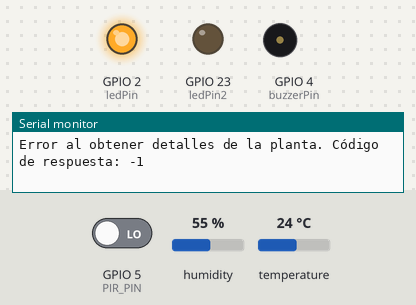
Bench run of a sketch on a simulated ESP32. On the bench: output pins drawn as LEDs (lit = HIGH), buzzer (waves = sounding), the last lines printed to the serial monitor. Inputs (shaded band) come from the test bench; at power-on: GPIO 5 (PIR_PIN) LOW, humidity 55 %, temperature 24 °C. WiFi joins after 1.5 s; servers stay silent unless stated.

Above: at 2.7 s.
2.8 s: GPIO 5 (PIR_PIN) driven HIGH
At 3.5 s:
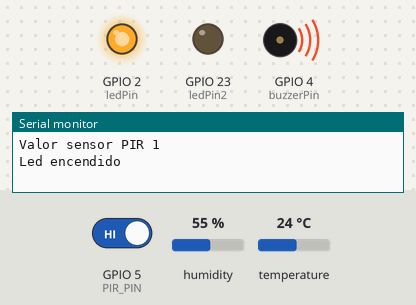
7.8 s: GPIO 5 (PIR_PIN) driven LOW
At 8.3 s:
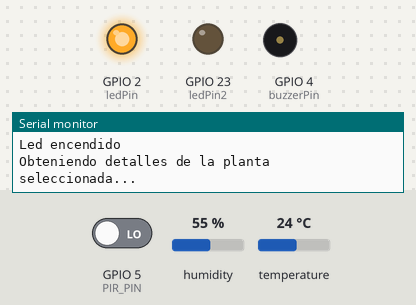
Timing chart, 0 to 10.8 s (numbered marks = the images above; inputs shaded):
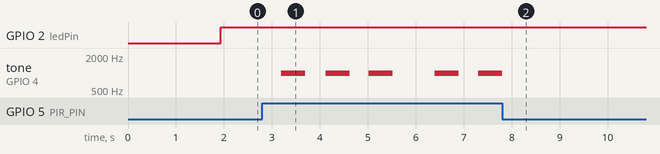

The sketch:

esp32code.ino
```cpp
#include <Arduino.h>

// Librerias para la conexion a WiFi
#include <WiFi.h>

// Librerías para el sensor DHT de temperatura y humedad
#include <Adafruit_Sensor.h>
#include <DHT.h>

// Librerías de Firebase
#include <FirebaseESP32.h>
#include <addons/TokenHelper.h>
#include <addons/RTDBHelper.h>

// Libreías para realizar solicitudes HTTP y parsear JSON
#include <ArduinoJson.h>
#include <HTTPClient.h>

// Define las credenciales WiFi
#define WIFI_SSID "TP-Link_4F18"
#define WIFI_PASSWORD "90729690"

// Define la clave API de Firebase
#define API_KEY "AIzaSyAt5_BrZyNPK2hoLvBXMDjeyAY9pOmNqsY"

// Define la URL de la base de datos en tiempo real de Firebase
#define DATABASE_URL "https://gardensense-cfe37-default-rtdb.firebaseio.com"

// Define el email y la contraseña del usuario registrado en el proyecto
#define USER_EMAIL "svsm03@hotmail.com"
#define USER_PASSWORD "Tec_4_ever"

// Define el PIN para el sensor PIR de movimiento
#define PIR_PIN 5

// Define el PIN donde está conectado el sensor DHT de temperatura
#define DHT_PIN 18
#define DHT_TYPE DHT11

DHT dht(DHT_PIN, DHT_TYPE);

// Define objetos Firebase Data, Firebase Auth y Firebase Config
FirebaseData fbdo;
FirebaseAuth auth;
FirebaseConfig config;

unsigned long sendDataPrevMillis = 0;
unsigned long count = 0;

// Define los PIN para los actuadores
#define ledPin 2
#define buzzerPin 4
#define ledPin2 23

bool regar = false;

// Define la estructura para almacenar los detalles de la planta seleccionada
struct PlantaSeleccionada {
  String nombre;
  int minhum;
  int maxhum;
};

PlantaSeleccionada plantaSeleccionada;

void setup() {
  Serial.begin(115200);

  // Conéctate a Wi-Fi usando las credenciales proporcionadas
  WiFi.begin(WIFI_SSID, WIFI_PASSWORD);
  Serial.print("Conectando a Wi-Fi");
  while (WiFi.status() != WL_CONNECTED) {
    Serial.print(".");
    delay(300);
  }
  Serial.println();
  Serial.print("Conectado con IP: ");
  Serial.println(WiFi.localIP());
  Serial.println();

  // Imprime la versión del cliente Firebase
  Serial.printf("Firebase Client v%s\n\n", FIREBASE_CLIENT_VERSION);

  // Configura las credenciales y la URL de Firebase
  config.api_key = API_KEY;
  auth.user.email = USER_EMAIL;
  auth.user.password = USER_PASSWORD;
  config.database_url = DATABASE_URL;
  config.token_status_callback = tokenStatusCallback;

  // Permite la reconexión automática a Wi-Fi
  Firebase.reconnectNetwork(true);

  // Configura el tamaño del búfer SSL
  fbdo.setBSSLBufferSize(4096, 1024);

  // Inicializa Firebase con la configuración y autenticación
  Firebase.begin(&config, &auth);
  Firebase.setDoubleDigits(5);


  // Configura el PIN del sensor PIR de movimiento y el sensor DHT de temperatura y humedad
  pinMode(PIR_PIN, INPUT);
  dht.begin();


  // Configura los PIN de los actuadores
  pinMode(ledPin, OUTPUT);
  pinMode(buzzerPin, OUTPUT);
  pinMode(ledPin2, OUTPUT);
}

void obtenerDetallesPlanta() {
  // Realiza una solicitud a la API para obtener detalles de la planta seleccionada
  Serial.println("Obteniendo detalles de la planta seleccionada...");

  HTTPClient http;
  http.addHeader("Cache-Control", "no-cache, no-store, must-revalidate");
  http.begin("https://garden-sense-app-production.up.railway.app/plantas/seleccionada/enviar");

  int httpCode = http.GET();

  if (httpCode == HTTP_CODE_OK) {
    // Parsea la respuesta JSON
    DynamicJsonDocument doc(1024);
    deserializeJson(doc, http.getString());

    // Limpia la estructura antes de actualizar
    plantaSeleccionada = PlantaSeleccionada();

    // Obtiene los detalles de la planta seleccionada
    plantaSeleccionada.nombre = doc["nombre"].as<String>();
    plantaSeleccionada.minhum = doc["minhum"];
    plantaSeleccionada.maxhum = doc["maxhum"];
  } else {
    Serial.print("Error al obtener detalles de la planta. Código de respuesta: ");
    Serial.println(httpCode);
  }

  http.end();
}

bool obtenerRiego() {
  // Realiza una solicitud a la API para obtener el estado del riego
  HTTPClient http;
  http.addHeader("Cache-Control", "no-cache, no-store, must-revalidate");
  http.begin("https://garden-sense-app-production.up.railway.app/riego");

  int httpCode = http.GET();

  if (httpCode == HTTP_CODE_OK) {
    String payload = http.getString();
    DynamicJsonDocument doc(1024);
    deserializeJson(doc, payload);

    if (doc.containsKey("riego")) {
      int estadoRiego = doc["riego"];

      // Lógica según el estado de riego obtenido
      if (estadoRiego == 1) {
        // El riego está habilitado
        return true;
      } else if (estadoRiego == 0) {
        // El riego está deshabilitado
        return false;
      } else {
        // Manejar otros casos si es necesario
        Serial.println("Respuesta inesperada del servidor: " + payload);
        return false;
      }
    } else {
      Serial.println("Respuesta inesperada del servidor: " + payload);
      return false;
    }
  } else {
    Serial.println("Error al realizar la solicitud. Código de respuesta: " + String(httpCode));
    return false;
  }

  http.end();
}

void regarPlanta() {
  // Realiza acciones después de regar la planta
  Serial.println("Regando planta");

  // Enciende el segundo LED durante el riego
  digitalWrite(ledPin2, HIGH);

  // Espera durante 1 segundo
  delay(1000);

  // Apaga el segundo LED después del riego
  digitalWrite(ledPin2, LOW);

  // Después de regar, actualiza el estado del riego en el servidor
  HTTPClient http;
  http.begin("https://garden-sense-app-production.up.railway.app/riego/set");

  // Prepara el cuerpo de la solicitud
  String requestBody = "{\"riego\": 0}";

  // Establece el tipo de contenido de la solicitud
  http.addHeader("Content-Type", "application/json");

  // Realiza la solicitud POST con el cuerpo de la solicitud
  int httpCode = http.POST(requestBody);

  if (httpCode == HTTP_CODE_OK) {
    Serial.println("Estado del riego actualizado correctamente después de regar la planta");
  } else {
    Serial.print("Error al actualizar el estado del riego. Código de respuesta: ");
    Serial.println(httpCode);
  }

  http.end();
}

void loop() {
  // Obtener detalles de la planta seleccionada y el estado de riego
  obtenerDetallesPlanta();
  regar = obtenerRiego();

  // Si el estado de riego es true, regar la planta
  if (regar) {
    regarPlanta();
  }

  // Leer datos del sensor DHT de temperatura y humedad
  float temperature = dht.readTemperature();
  float humidity = dht.readHumidity();

  // Leer el valor del sensor PIR movimiento
  int val = digitalRead(PIR_PIN);
  Serial.println("Valor sensor PIR " + String(val));

  // Comparar y controlar el LED según los valores de humedad de la planta seleccionada
  if (humidity < plantaSeleccionada.minhum || humidity > plantaSeleccionada.maxhum) {
    digitalWrite(ledPin, HIGH); // Enciende el LED
    Serial.println("Led encendido");
  } else {
    digitalWrite(ledPin, LOW); // Apaga el LED
  }

  // Hacer sonar el buzzer cuando se detecta movimiento
  if (val == 1) {
    tone(buzzerPin, 1000); // Frecuencia de 1000 Hz
    delay(500);            // Duración del sonido
    noTone(buzzerPin);     // Detener el sonido
  }

  // Enviar datos a Firebase si la conexión está lista y ha pasado el tiempo especificado
  if (Firebase.ready() && (millis() - sendDataPrevMillis > 3000 || sendDataPrevMillis == 0)) {
    sendDataPrevMillis = millis();

    // Enviar el valor del sensor PIR a Firebase
    if (Firebase.setInt(fbdo, "/sensores/movimiento", val)) {
      Serial.printf("Valor del sensor PIR enviado a Firebase: %d\n", val);
    } else {
      Serial.println("Error al enviar el valor del sensor PIR a Firebase");
      Serial.println(fbdo.errorReason().c_str());
    }

    // Enviar datos de temperatura a Firebase si la lectura es válida
    if (!isnan(temperature)) {
      if (Firebase.setFloat(fbdo, "/sensores/temperatura", temperature)) {
        Serial.printf("Temperatura enviada a Firebase: %.2f °C\n", temperature);
      } else {
        Serial.println("Error al enviar la temperatura a Firebase");
        Serial.println(fbdo.errorReason().c_str());
      }
    } else {
      Serial.println("Error al leer la temperatura del sensor DHT");
    }

    // Enviar datos de humedad a Firebase si la lectura es válida
    if (!isnan(humidity)) {
      if (Firebase.setFloat(fbdo, "/sensores/humedad", humidity)) {
        Serial.printf("Humedad enviada a Firebase: %.2f \n", humidity);
      } else {
        Serial.println("Error al enviar la humedad a Firebase");
        Serial.println(fbdo.errorReason().c_str());
      }
    } else {
      Serial.println("Error al leer la humedad del sensor DHT");
    }

    Serial.println();

    count++;
  }
}
```

Measured:
- after the input at 2.8 s, tone on GPIO 4 (buzzerPin): plays 1000 Hz for 0.50 s, 1000 Hz for 0.50 s, 1000 Hz for 0.50 s, 1000 Hz for 0.50 s, 1000 Hz for 0.50 s, starting after 0.39 s
- after the input at 7.8 s, tone on GPIO 4 (buzzerPin): goes on until 7.8 s, then stays silent
